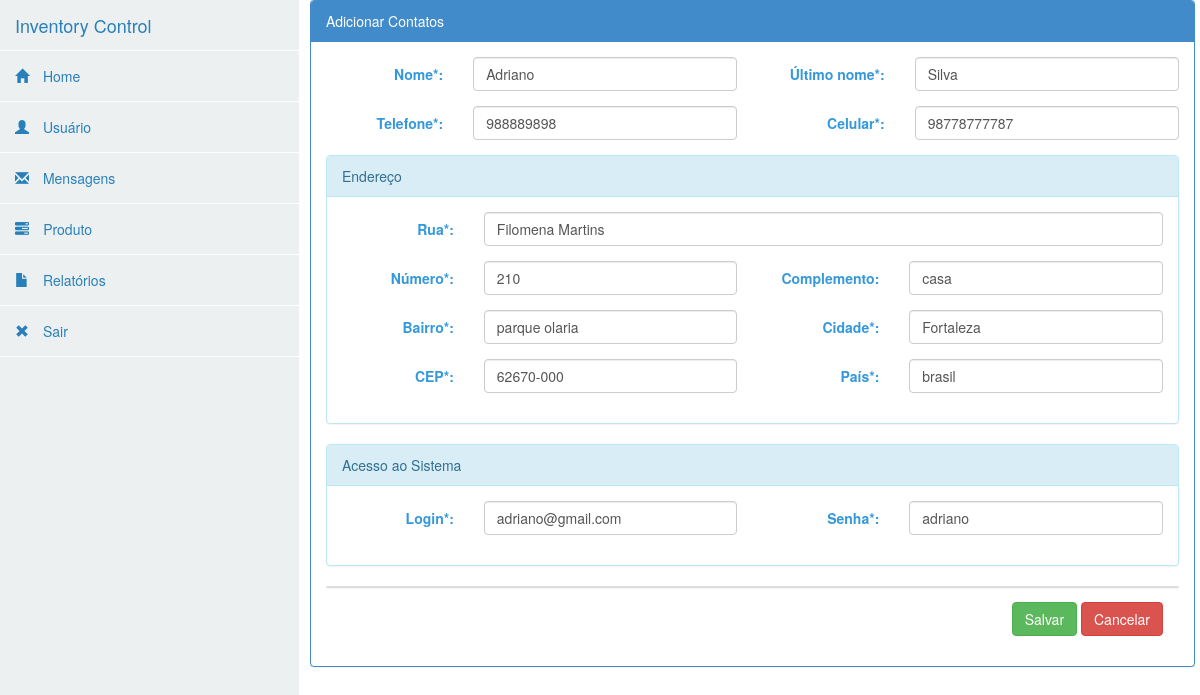
The app's page /home.php?op=usuario (signed in) with its own data.
### tables this page shows
CREATE TABLE IF NOT EXISTS `usuarios` (
  `id` int(11) NOT NULL AUTO_INCREMENT,
  `nome` varchar(255) NOT NULL,
  `ultimo_nome` varchar(255) NOT NULL,
  `telefone` varchar(255) NOT NULL,
  `celular` varchar(255) NOT NULL,
  `rua` varchar(255) NOT NULL,
  `numero_casa` int(11) NOT NULL,
  `complemento` varchar(255) NOT NULL,
  `bairro` varchar(255) NOT NULL,
  `cidade` varchar(255) NOT NULL,
  `cep` varchar(255) NOT NULL,
  `pais` varchar(255) NOT NULL,
  `email` varchar(255) NOT NULL,
  `senha` varchar(255) NOT NULL,
  PRIMARY KEY (`id`)
);

### php/codigos/Usuarios.php (called while the page is built, shortened)
<?php
class Usuarios extends Crud{
    protected $table = 'usuarios';
    public function findName($nome){
        $sql  = "SELECT * FROM $this->table WHERE email = :nome";
        $stmt = DB::prepare($sql);
        $stmt->bindParam(':nome',$nome , PDO::PARAM_STR);
        $stmt-> execute();
        return $stmt->fetchAll();
    }
}

### php/codigos/DB.php (called while the page is built, shortened)
<?php
class DB{
    private static $instance;
    public static function getInstance(){
        if(!isset(self::$instance)){
            try {
                self::$instance = new PDO('mysql:host=' .DB_HOST. ';dbname=' . DB_NAME, DB_USER, DB_PASS);
                self::$instance->setAttribute(PDO::ATTR_ERRMODE, PDO::ERRMODE_EXCEPTION);
                self::$instance->setAttribute(PDO::ATTR_DEFAULT_FETCH_MODE, PDO::FETCH_OBJ);
            } catch (PDOException $e) {
                echo $e->getMessage();
            }
        }
        return self::$instance;
    }
    public static function prepare($sql){
        return self::getInstance()->prepare($sql);
    }
}

### view/usuario/usuario.php (the view, shortened to what this page needs)
<?php
    require_once 'php/codigos/Usuarios.php';
    $usuario = new Usuarios();
    $nome = $_SESSION['login'];
    foreach ($usuario->findName($nome) as $key => $valor) :
?>
<div class="panel panel-primary tamanho-tela">
    <div class="panel-heading cor-fundo"><?php echo $titulo; ?></div>
    <div class="panel-body">
        <form class="form-horizontal" id="add-contato" name="add_frm" action="php/codigos/Atualizar_Usuario.php" method="post" enctype="multipart/form-data">
            <div class="form-group">
                <label for="txtNome" class="col-sm-2 control-label">Nome*: </label>
                <div class="col-sm-4">
                    <input type="text" class="form-control" id="txtNome" placeholder="Seu nome" id="nome" class="form-control" name="txt_nome" value="<?php echo $valor->nome;?>">
                </div>
                <label for="txtSobreNome" class="col-sm-2 control-label">Último nome*: </label>
                <div class="col-sm-4">
                    <input type="text" class="form-control" id="txtSobreNome" placeholder="Seu último nome" id="ultimoNome" class="form-control" name="txt_ultimonome" value="<?php echo $valor->ultimo_nome;?>">
                </div>
            </div>
            <div class="form-group">
                <label for="txtTel" class="col-sm-2 control-label">Telefone*: </label>
                <div class="col-sm-4">
                    <input type="tel" class="form-control" id="txtTel" placeholder="Seu telefone" id="tell" class="form-control" name="txt_tel" value="<?php echo $valor->telefone;?>">
                </div>
                <label for="txtCelular" class="col-sm-2 control-label">Celular*: </label>
                <div class="col-sm-4">
                    <input type="tel" class="form-control" id="txtCelular" placeholder="Seu celular" id="cell" class="form-control" name="txt_cell" value="<?php echo $valor->celular;?>">
                </div>
            </div>
            <div class="panel panel-info">
                <div class="panel-heading cor-fundo"> Endereço</div>
                <div class="panel-body">
                    <div class="form-group">
                        <label for="txt" class="col-sm-2 control-label">Rua*: </label>
                        <div class="col-sm-10">
                            <input type="text" class="form-control" id="txtRua" placeholder="Nome da rua" id="rua" class="form-control" name="txt_rua" value="<?php echo $valor->rua;?>">
                        </div>
                    </div>
                    <div class="form-group">
                        <label for="txtNumero" class="col-sm-2 control-label">Número*: </label>
                        <div class="col-sm-4">
                            <input type="text" class="form-control" id="txtNumero" placeholder="Número da rua" id="numero" class="form-control" name="txt_numero" value="<?php echo $valor->numero_casa;?>">
                        </div>
                        <label for="txtComplemento" class="col-sm-2 control-label">Complemento: </label>
                        <div class="col-sm-4">
                            <input type="text" class="form-control" id="txtComplemento" placeholder="Complemento" id="complemento" class="form-control" name="txt_complemento" value="<?php echo $valor->complemento;?>">
                        </div>
                    </div>
                    <div class="form-group">
                        <label for="txtBairro" class="col-sm-2 control-label">Bairro*: </label>
                        <div class="col-sm-4">
                            <input type="text" class="form-control" id="txtBairro" placeholder="Bairro onde mora" id="bairro" class="form-control" name="txt_bairro" value="<?php echo $valor->bairro;?>">
                        </div>
                        <label for="txtCidade" class="col-sm-2 control-label">Cidade*: </label>
                        <div class="col-sm-4">
                            <input type="text" class="form-control" id="txtCidade" placeholder="Cidade onde mora" id="cidade" class="form-control" name="txt_cidade" value="<?php echo $valor->cidade;?>">
                        </div>
                    </div>
                    <div class="form-group">
                        <label for="txCep" class="col-sm-2 control-label">CEP*: </label>
                        <div class="col-sm-4">
                            <input type="text" class="form-control" id="txtBairro" placeholder="CEP" id="bairro" class="form-control" name="txt_cep" value="<?php echo $valor->cep;?>">
                        </div>
                        <label for="txtPais" class="col-sm-2 control-label">País*: </label>
                        <div class="col-sm-4">
                            <input type="text" class="form-control" id="txtPais" placeholder="País" id="pais" class="form-control" name="txt_pais" value="<?php echo $valor->pais;?>">
                        </div>
                    </div>
                </div>
            </div>
            <div class="panel panel-info">
                <div class="panel-heading cor-fundo"> Acesso ao Sistema</div>
                <div class="panel-body">
                    <div class="form-group">
                        <label for="txtLogin" class="col-sm-2 control-label">Login*: </label>
                        <div class="col-sm-4">
                            <input type="email" class="form-control" id="txtLogin" placeholder="Seu email" id="login" class="form-control" name="txt_login" value="<?php echo $valor->email;?>">
                        </div>
                        <label for="txtSenha" class="col-sm-2 control-label">Senha*: </label>
                        <div class="col-sm-4">
                            <input type="text" class="form-control" id="txtSenha" placeholder="Sua senha" id="senha" class="form-control" name="txt_senha" value="<?php echo $valor->senha;?>">
                        </div>
                    </div>
                </div>
            </div>
            <div class="panel panel-default">
                <div class="posicionamento-btn">
                    <div class="panel-body">
                        <?php include_once("view/botoes-form.php"); ?>
                    </div>
                </div>
            </div>
        </form>
    </div>
</div>
<?php
endforeach;
?>

### home.php (shortened to what this page needs)
<?php
$op = $_GET["op"];
switch ($op) {
    case "usuario":
        $conteudo = "view/usuario/usuario.php";
        $titulo = "Adicionar Contatos";
        break;
}
?>
    <!DOCTYPE html>
    <head>
        <link href="css/bootstrap.min.css" rel="stylesheet">
        <link href="css/estilo.css" rel="stylesheet">
        <link href="css/estilo-produto.css" rel="stylesheet">
        <link href="css/estilo-relatorio.css" rel="stylesheet">
    </head>
    <body>
        <div class="side-menu">
            <nav class="navbar navbar-default" role="navigation">
                <div class="navbar-header">
                    <div class="brand-wrapper">
                        <div class="brand-name-wrapper">
                            <a class="navbar-brand" href="#">
                                Inventory Control
                            </a>
                        </div>
                    </div>
                </div>
                <div class="side-menu-container">
                    <ul class="nav navbar-nav">
                        <li><a href="?op=home"><span class="glyphicon glyphicon-home"></span> Home</a></li>
                        <li><a href="?op=usuario"><span class="glyphicon glyphicon-user"></span> Usuário</a></li>
                        <li><a href="?op=mensagem"><span class="glyphicon glyphicon-envelope"></span> Mensagens</a></li>
                        <li><a href="?op=produto"><span class="glyphicon glyphicon-tasks"></span> Produto</a></li>
                        <li><a href="?op=relatorio"><span class="glyphicon glyphicon-file"></span> Relatórios</a></li>
                        <li><a href="?op=logout " onclick="return confirm('Deseja realmente sair?');"><span class="glyphicon glyphicon-remove"></span> Sair</a></li>
                    </ul>
                </div>
            </nav>
        </div>
        <div>
            <section class="side-body" style="margin-right: 5px; background-color: #ecf0f1;">
                <?php
                if ($conteudo != "") {
                    include($conteudo);
                }
                ?>
        </section>
    </div>
</body>
</html>

### view/botoes-form.php
<?php
$botao1 = "";
$botao2 = "";
if ($acao == "adicionar") {
    $botao1 = "Salvar";
    $botao2 = "Limpar";
} else if ($acao == "atualizar") {
    $botao1 = "Salvar";
    $botao2 = "Cancelar";
} else if ($acao == "remover") {
    $botao1 = "Excluir";
    $botao2 = "Cancelar";
}else if($op == "usuario") {
	$botao1 = "Salvar";
	$botao2 = "Cancelar";
}
?>
<?php
if ($acao == "atualizar" || $acao == "remover" || $op == "usuario") {
    ?>
    <button type="submit" class="btn btn-success" id="adicionar" name="btn_adicionar" onclick="return confirm('Deseja realmente fazer isso?');"><?php echo $botao1 ?></button>
    <?php
} else {
    ?>
    <button type="submit" class="btn btn-success" id="adicionar" name="btn_adicionar"><?php echo $botao1 ?></button>
    <?php
}
?>
<?php
if ($acao == "atualizar" || $acao == "remover") {
    ?>
    <button type="reset" class="btn btn-danger" id="limpar" name="btn_limpar" onclick="goHomeProduto();"><?php echo $botao2 ?></button>
    <?php
} else {
    ?>
    <button type="reset" class="btn btn-danger" id="limpar" name="btn_limpar"><?php echo $botao2 ?></button>
    <?php
}
?>

### css/estilo.css (style rules this page uses)
.side-menu { position: fixed; width: 300px; height: 100%; background-color: #ecf0f1; border-right: 1px solid #fff; }
.side-menu .navbar { border: none; }
.side-menu .navbar-header { width: 100%; border-bottom: 1px solid #fff; }
.side-menu .navbar-nav li { display: block; width: 100%; border-bottom: 1px solid #fff; }
.side-menu .navbar-nav li a { padding: 15px; }
.side-menu .navbar-nav li a .glyphicon { padding-right: 10px; }
.side-menu .brand-name-wrapper { min-height: 50px; }
.side-menu .brand-name-wrapper .navbar-brand { display: block; }
.side-body { margin-left: 310px; }

### css/estilo-produto.css (style rules this page uses)
.posicionamento-btn { float: right; }
.cor-fundo { background-color: #3498db; }

### css/estilo-relatorio.css (style rules this page uses)
#add-contato { color: #3498db; }

### records on screen
usuarios: txt_nome "Adriano", txt_ultimonome "Silva", txt_tel "988889898", txt_cell "98778777787", txt_rua "Filomena Martins", txt_numero "210", txt_complemento "casa", txt_bairro "parque olaria", txt_cidade "Fortaleza", txt_cep "62670-000", txt_pais "brasil", txt_login "adriano@gmail.com", txt_senha "adriano"
